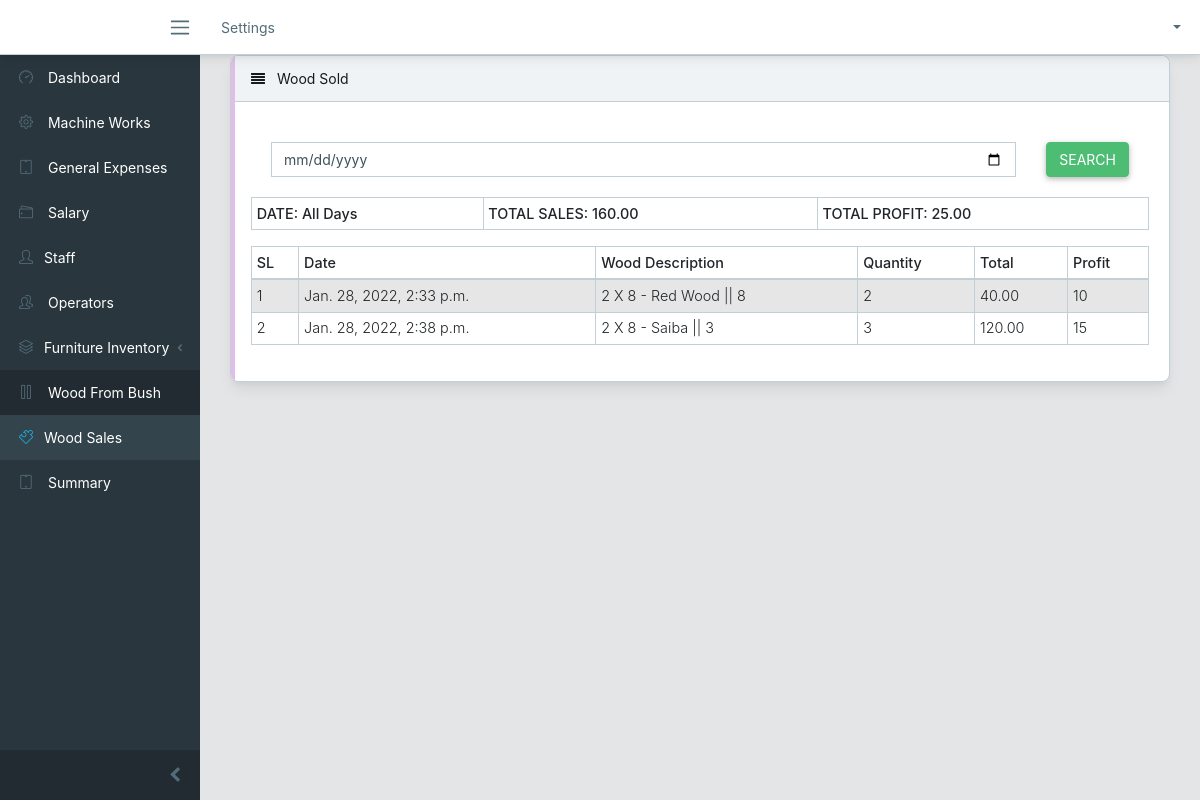
Page /wood-sold (signed in) on the committed database.
### services/models.py (models this page shows, shortened)
class WoodItemSale(models.Model):
    woodfrombush = models.ForeignKey(WoodFromBush, on_delete= models.CASCADE)
    woodsale = models.ForeignKey(WoodSale, verbose_name=("woodsale"), on_delete=models.CASCADE)
    quantity = models.IntegerField()
    total_amount = models.DecimalField(decimal_places=2, max_digits=9)
    date_sold = models.DateTimeField(auto_now_add= True)
    @property
    def total_profit(self):
        return  self.woodfrombush.profit * self.quantity

class WoodSale(models.Model):
    total_price = models.DecimalField(decimal_places=2, max_digits= 9, default=0.0)
    date_sold = models.DateTimeField(auto_now_add= True)

class WoodFromBush(models.Model):
    operator = models.ForeignKey(Operator, on_delete=models.CASCADE)
    description = models.CharField(choices =WOOD_FROM_BUSH_CHOICES, max_length=30 )
    quantity = models.IntegerField()
    price = models.DecimalField(decimal_places=2, max_digits=9 )
    sell_price = models.DecimalField(decimal_places=2, max_digits=9 )
    date_purchased = models.DateTimeField(auto_now_add= True)
    def __str__(self):
        return self.description + " || " + str(self.quantity)
    @property
    def profit(self):
        return  int(self.sell_price) - int(self.price)

### services/views.py (the view)
# urls.py: path('wood-sold', views.wood_sold, name = "wood_sold"),
@login_required
def wood_sold(request):
    woodsale = WoodItemSale.objects.all()
    work_date = request.GET.get("date_recorded")
    total_sales = 0
    total = 0
    if work_date != '' and work_date != None:
        woodsale.filter(date_sold__icontains = work_date)
        for i in woodsale:
            total += i.total_profit
            total_sales += i.total_amount
    else:
        work_date = "All Days"
        for i in woodsale:
            total += i.total_profit
            total_sales += i.total_amount
    context = {
        "total": total,
       "woodsale": woodsale,
       "work_date": work_date,
       "total_sales" : total_sales,
    }
    return render(request, 'lists/wood_sold.html', context)

### templates/lists/wood_sold.html (shortened to what this page needs)
{% extends "base.html" %}
{% block content %}
<div class="row">
    <div class="col-lg-12">
        <div class="card">
            <div class="card-header">
                <i class="fa fa-align-justify"></i> Wood Sold</div>
            <div class="card-body">
                <table class="table table-responsive-sm table-bordered table-striped table-sm">
                    <tr>
                                <form class="card card-sm">
                                    <div class="card-body row no-gytters align-items-center">
                                        <div class="col">
                                            <input type="date" name='date_recorded' class="form-control form-control-borderless" placeholder="Search for products">
                                        </div>
                                        <div class="col-auto">
                                            <button class='btn btn-success' type='submit'>Search</button>
                                        </div>
                                    </div>
                                </form>
                    </tr>
                    </div>
                    <tr>
                       <th>DATE: {{ work_date}}</th>
                       <th>TOTAL SALES: {{ total_sales|floatformat:2 }} </th>
                       <th>TOTAL PROFIT: {{ total|floatformat:2 }} </th>
                    </tr>
                <table class="table table-responsive-sm table-bordered table-striped table-sm">
                    <thead>
                        <tr>
                            <th>SL</th>
                            <th>Date</th>
                            <th>Wood Description</th>
                            <th>Quantity</th>
                            <th>Total</th>
                            <th>Profit</th>
                        </tr>
                    </thead>
                    <tbody>
                        {% for woodsold in woodsale %}
                            <tr>
                                <td>{{ forloop.counter }}</td>
                                <td>{{ woodsold.woodsale.date_sold }}</td>
                                <td>{{ woodsold.woodfrombush }} </td>
                                <td>{{ woodsold.quantity }}</td>
                                <td>{{woodsold.total_amount }}</td>
                                <td>{{woodsold.total_profit}}</td>
                            </tr>
                        {% endfor %}
                    </tbody>
                </table>
            </div>
        </div>
    </div>
</div>
{% endblock %}

### static/css/main.css (style rules this page uses)
body { font-family: Varela Round; background: #f1f1f1; }
body { background:#DCDCDC; margin-top:20px; }
body { background: #eee }
.card { border: none; position: relative; overflow: hidden; border-radius: 8px; cursor: pointer }
.card:before { content: ""; position: absolute; left: 0; top: 0; width: 4px; height: 100%; background-color: #E1BEE7; transform: scaleY(1); transition: all 0.5s; transform-origin: bottom }
.card:after { content: ""; position: absolute; left: 0; top: 0; width: 4px; height: 100%; background-color: #8E24AA; transform: scaleY(0); transition: all 0.5s; transform-origin: bottom }
body { background-color: rgba(197, 197, 197, 0.432); font-family: -apple-system, BlinkMacSystemFont, 'Segoe UI', Roboto, Oxygen, Ubuntu, Cantarell, 'Open Sans', 'Helvetica Neue', sans-serif; background: url(../images/background.jpg); background-repeat: none; object-fit: cover; color: white; }
#itemtd, th { border: 1px solid #dddddd; text-align: left; padding: 8px; }

### rows in the picture
WoodItemSale: woodsale.date_sold "Jan. 28, 2022, 2:33 p.m.", woodfrombush "2 X 8 - Red Wood || 8", quantity "2", total_amount "40.00", total_profit "10"
WoodItemSale: woodsale.date_sold "Jan. 28, 2022, 2:38 p.m.", woodfrombush "2 X 8 - Saiba || 3", quantity "3", total_amount "120.00", total_profit "15"

### other values in the picture
{{ work_date }} "All Days"
{{ total_sales|floatformat:2 }} "160.00"
{{ total|floatformat:2 }} "25.00"
